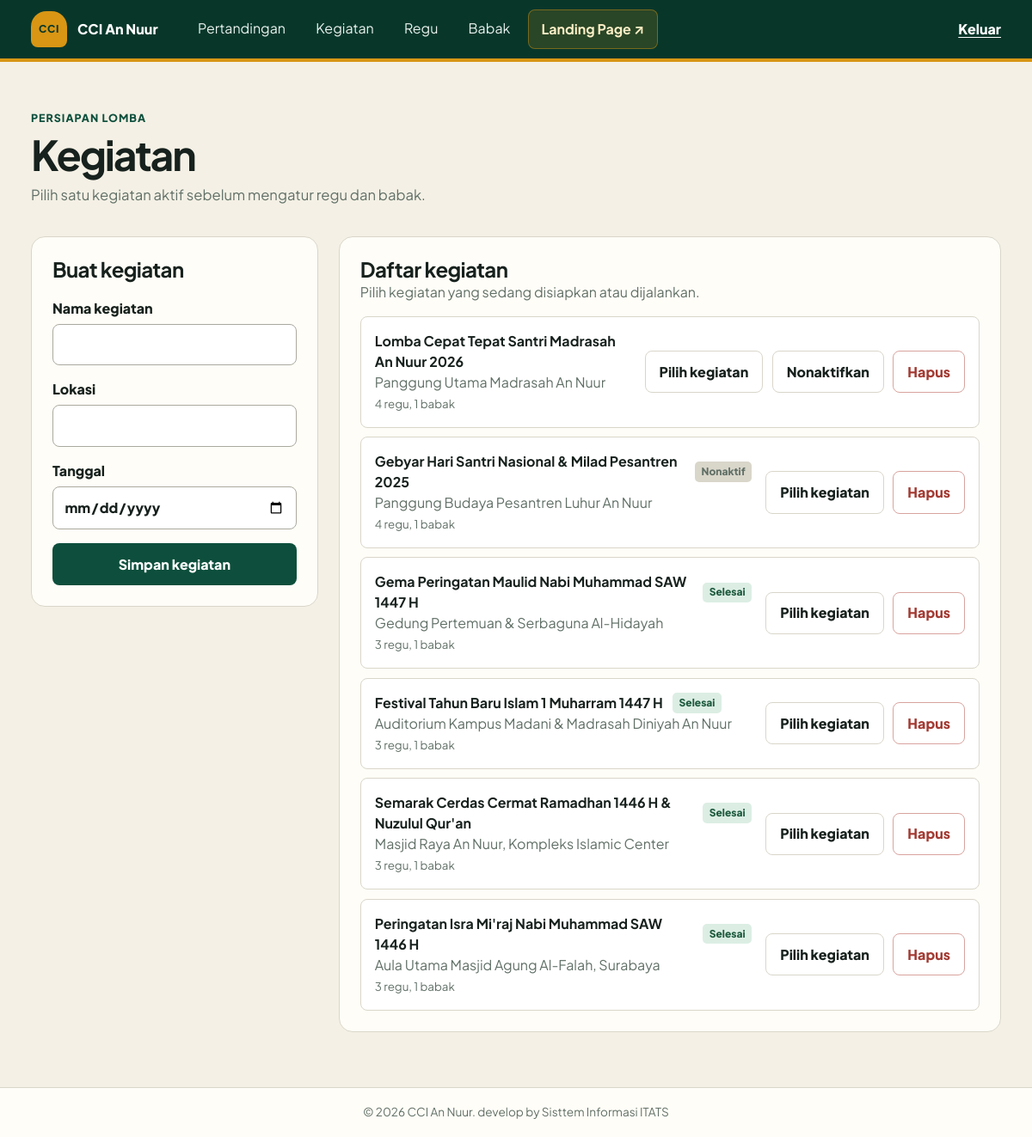
The app's page /admin/events.php (signed in), older data.
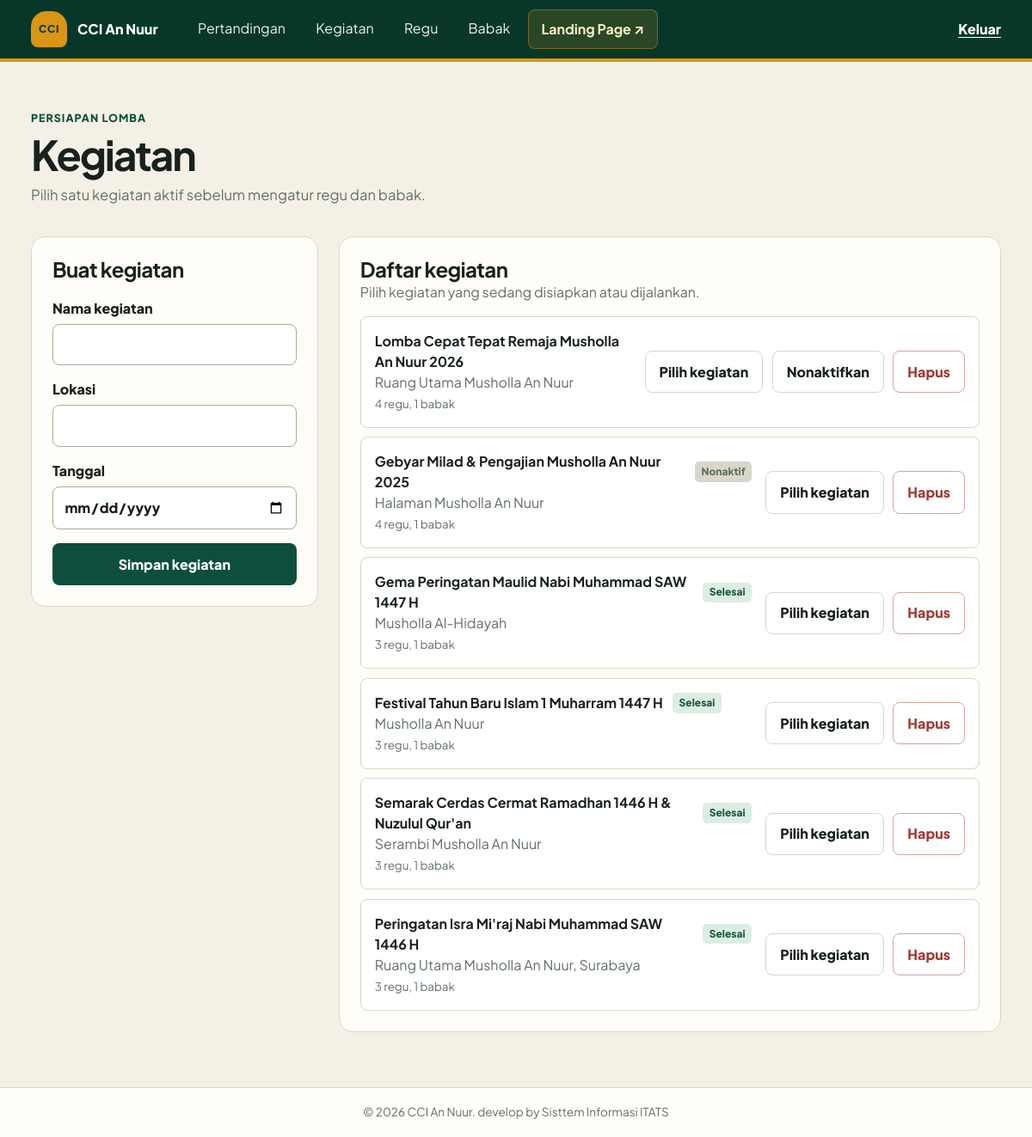
The same page, newer data.
### tables this page shows
CREATE TABLE `events` (
  `id` bigint(20) unsigned NOT NULL AUTO_INCREMENT,
  `name` varchar(180) NOT NULL,
  `location` varchar(180) DEFAULT NULL,
  `event_date` date DEFAULT NULL,
  `status` varchar(30) NOT NULL DEFAULT 'draft',
  `created_at` timestamp NOT NULL DEFAULT current_timestamp(),
  `updated_at` timestamp NOT NULL DEFAULT current_timestamp() ON UPDATE current_timestamp(),
  PRIMARY KEY (`id`)
);

### includes/functions.php (called while the page is built, shortened)
<?php
require_once __DIR__ . '/../config/database.php';
function e(?string $value): string
{
    return htmlspecialchars($value ?? '', ENT_QUOTES, 'UTF-8');
}
function active_event_id(): ?int
{
    $value = $_SESSION['event_id'] ?? null;
    return is_numeric($value) ? (int) $value : null;
}

### includes/auth.php (called while the page is built, shortened)
<?php
require_once __DIR__ . '/functions.php';
function user(): ?array
{
    return isset($_SESSION['user']) && is_array($_SESSION['user']) ? $_SESSION['user'] : null;
}

### config/database.php (called while the page is built, shortened)
<?php
function db(): PDO
{
    static $pdo = null;
    $host = getenv('DB_HOST') ?: '127.0.0.1';
    $port = getenv('DB_PORT') ?: '3306';
    $name = getenv('DB_NAME') ?: 'cerdas_cermat';
    $user = getenv('DB_USER') ?: 'root';
    $pass = getenv('DB_PASS') !== false ? getenv('DB_PASS') : '';
    $dsn = "mysql:host={$host};port={$port};dbname={$name};charset=utf8mb4";
    try {
        $pdo = new PDO($dsn, $user, $pass, [
            PDO::ATTR_ERRMODE => PDO::ERRMODE_EXCEPTION,
            PDO::ATTR_DEFAULT_FETCH_MODE => PDO::FETCH_ASSOC,
            PDO::ATTR_EMULATE_PREPARES => false,
        ]);
    } catch (PDOException $exception) {
        http_response_code(500);
        $isCli = PHP_SAPI === 'cli';
        $message = 'Koneksi database gagal. Periksa konfigurasi MySQL dan impor database/schema.sql.';
        if ($isCli) {
            throw new RuntimeException($message, 0, $exception);
        }
        exit('<!doctype html><html lang="id"><meta charset="utf-8"><title>Database tidak tersedia</title><body style="font-family:system-ui;padding:2rem"><h1>Database tidak tersedia</h1><p>' . $message . '</p></body></html>');
    }
    return $pdo;
}

### admin/events.php (the view, shortened to what this page needs)
<?php
require_once __DIR__ . '/../includes/auth.php';
$events = db()->query(
    'SELECT e.*,
            (SELECT COUNT(*) FROM teams t WHERE t.event_id = e.id) AS team_count,
            (SELECT COUNT(*) FROM rounds r WHERE r.event_id = e.id) AS round_count
     FROM events e ORDER BY e.id DESC'
)->fetchAll();
require __DIR__ . '/../includes/header.php';
?>
<header class="page-heading split-heading">
    <div>
        <span class="eyebrow">Persiapan lomba</span>
        <h1>Kegiatan</h1>
        <p>Pilih satu kegiatan aktif sebelum mengatur regu dan babak.</p>
    </div>
</header>
<div class="content-grid content-grid-form">
    <section class="panel" aria-labelledby="event-form-title">
        <h2 id="event-form-title">Buat kegiatan</h2>
        <form class="stack-form" method="post">
            <label>
                <span>Nama kegiatan</span>
                <input type="text" name="name" required>
            </label>
            <label>
                <span>Lokasi</span>
                <input type="text" name="location">
            </label>
            <label>
                <span>Tanggal</span>
                <input type="date" name="event_date">
            </label>
            <button class="button button-primary" type="submit">Simpan kegiatan</button>
        </form>
    </section>
    <section class="panel panel-wide" aria-labelledby="event-list-title">
        <div class="section-heading">
            <div>
                <h2 id="event-list-title">Daftar kegiatan</h2>
                <p>Pilih kegiatan yang sedang disiapkan atau dijalankan.</p>
            </div>
        </div>
        <?php if (!$events): ?>
            <div class="empty-state">
                <h3>Belum ada kegiatan</h3>
                <p>Isi formulir di samping untuk membuat kegiatan pertama.</p>
            </div>
        <?php else: ?>
            <div class="record-list">
                <?php foreach ($events as $event): ?>
                    <article class="record-row <?= active_event_id() === (int) $event['id'] ? 'is-active' : '' ?>">
                        <div>
                            <div class="record-title-line">
                                <h3><?= e($event['name']) ?></h3>
                                <?php if (active_event_id() === (int) $event['id']): ?>
                                    <span class="status-label">Aktif</span>
                                <?php elseif ($event['status'] === 'inactive'): ?>
                                    <span class="status-label status-label-muted">Nonaktif</span>
                                <?php elseif ($event['status'] === 'finished'): ?>
                                    <span class="status-label status-label-finished">Selesai</span>
                                <?php endif; ?>
                            </div>
                            <p><?= e($event['location'] ?: 'Lokasi belum diisi') ?></p>
                            <small><?= (int) $event['team_count'] ?> regu, <?= (int) $event['round_count'] ?> babak</small>
                        </div>
                        <div class="record-actions">
                            <?php if (active_event_id() === (int) $event['id']): ?>
                                <form method="post">
                                    <input type="hidden" name="csrf_token" value="<?= e(csrf_token()) ?>">
                                    <input type="hidden" name="action" value="deactivate">
                                    <input type="hidden" name="event_id" value="<?= (int) $event['id'] ?>">
                                    <button class="button button-secondary" type="submit">Nonaktifkan kegiatan</button>
                                </form>
                            <?php else: ?>
                                <form method="post">
                                    <button class="button button-secondary" type="submit">Pilih kegiatan</button>
                                </form>
                                <?php if ($event['status'] === 'active'): ?>
                                    <form method="post">
                                        <button class="button button-secondary" type="submit">Nonaktifkan</button>
                                    </form>
                                <?php endif; ?>
                            <?php endif; ?>
                            <form method="post" data-confirm="Hapus kegiatan ini beserta regu dan babaknya?">
                                <button class="button button-danger-quiet" type="submit">Hapus</button>
                            </form>
                        </div>
                    </article>
                <?php endforeach; ?>
            </div>
        <?php endif; ?>
    </section>
</div>
<?php require __DIR__ . '/../includes/footer.php'; ?>

### includes/header.php (shortened to what this page needs)
<?php
require_once __DIR__ . '/auth.php';
$bodyClass = $bodyClass ?? '';
$showAppHeader = $showAppHeader ?? true;
?>
<!doctype html>
<html lang="id">
<head>
    <link rel="stylesheet" href="/assets/css/app.css">
</head>
<body class="<?= e($bodyClass) ?>">
<?php if ($showAppHeader && user()): ?>
    <header class="app-header">
        <a class="brand" href="/operator.php" aria-label="CCI An Nuur, konsol operator">
            <span class="brand-mark" aria-hidden="true">CCI</span>
            <span>CCI An Nuur</span>
        </a>
        <nav class="main-nav" aria-label="Navigasi utama">
            <a href="/operator.php">Pertandingan</a>
            <a href="/admin/events.php">Kegiatan</a>
            <a href="/admin/teams.php">Regu</a>
            <a href="/admin/rounds.php">Babak</a>
            <a href="/" class="nav-landing-link" target="_blank" rel="noopener">Landing Page ↗</a>
        </nav>
        <div class="header-context">
            <a class="text-link" href="/logout.php">Keluar</a>
        </div>
    </header>
<?php endif; ?>
<main class="page-shell">

### includes/footer.php (shortened to what this page needs)
<?php $hideGlobalFooter = $hideGlobalFooter ?? false; ?>
    </main>
<?php if (!$hideGlobalFooter): ?>
    <footer class="app-footer">
        <div class="app-footer-inner">
            <span>&copy; <?= date('Y') ?> CCI An Nuur. develop by Sisttem Informasi ITATS</span>
        </div>
    </footer>
<?php endif; ?>
</body>
</html>

Row changes from the older to the newer data that the page shows:
changed events: name "Lomba Cepat Tepat Santri Madrasah An Nuur 2026" → "Lomba Cepat Tepat Remaja Musholla An Nuur 2026"; location "Panggung Utama Madrasah An Nuur" → "Ruang Utama Musholla An Nuur"
changed events: name "Gebyar Hari Santri Nasional & Milad Pesantren 2025" → "Gebyar Milad & Pengajian Musholla An Nuur 2025"; location "Panggung Budaya Pesantren Luhur An Nuur" → "Halaman Musholla An Nuur"
changed events "Gema Peringatan Maulid Nabi Muhammad SAW 1447 H": location "Gedung Pertemuan & Serbaguna Al-Hidayah" → "Musholla Al-Hidayah"
changed events "Festival Tahun Baru Islam 1 Muharram 1447 H": location "Auditorium Kampus Madani & Madrasah Diniyah An Nuur" → "Musholla An Nuur"
changed events "Semarak Cerdas Cermat Ramadhan 1446 H & Nuzulul Qur'an": location "Masjid Raya An Nuur, Kompleks Islamic Center" → "Serambi Musholla An Nuur"
changed events "Peringatan Isra Mi'raj Nabi Muhammad SAW 1446 H": location "Aula Utama Masjid Agung Al-Falah, Surabaya" → "Ruang Utama Musholla An Nuur, Surabaya"
